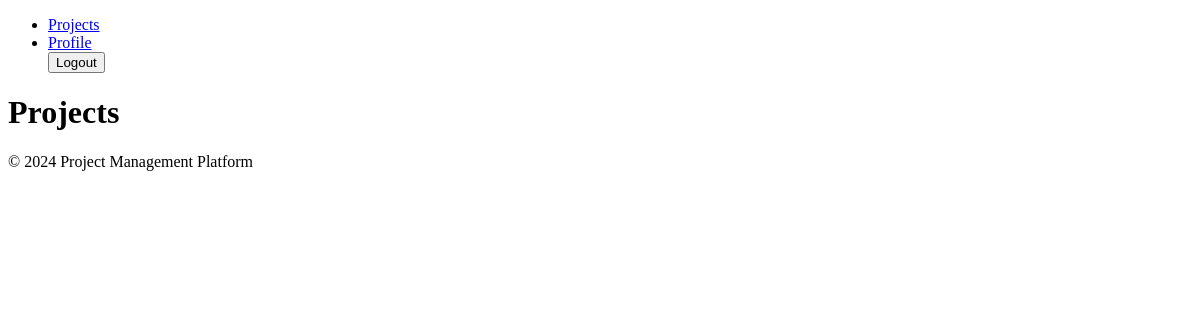
The app's page / (signed in), older data.
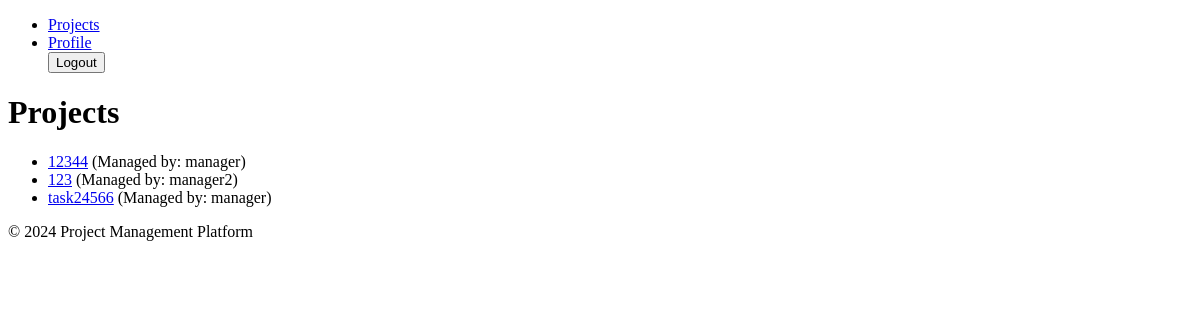
The same page, newer data.
### project_management/models.py (models this page shows)
class Project(models.Model):
    title = models.CharField(max_length=255)
    manager = models.ForeignKey(
        User, on_delete=models.CASCADE, related_name="managed_projects"
    )
    users = models.ManyToManyField(User, related_name="projects")
    comments = models.ManyToManyField(Comment, blank=True)
    deadline = models.DateField()
    description = models.TextField(blank=True)

class User(AbstractUser):
    ROLE_CHOICES = (
        ("Manager", "Manager"),
        ("Employee", "Employee"),
    )
    role = models.CharField(max_length=20, choices=ROLE_CHOICES)
    groups = models.ManyToManyField(
        Group,
        related_name="custom_user_set",  # уникальное имя для реверсной связи
        blank=True,
        help_text="The groups this user belongs to.",
    )
    user_permissions = models.ManyToManyField(
        Permission,
        related_name="custom_user_permissions_set",  # уникальное имя для реверсной связи
        blank=True,
        help_text="Specific permissions for this user.",
    )

### project_management/views.py (the view)
# urls.py: path("", views.project_list, name="project_list"),
@login_required
def project_list(request):
    if request.user.role == "manager" or request.user.is_staff:
        projects = Project.objects.all()  # Менеджеры и staff видят все проекты
    else:
        projects = Project.objects.filter(
            users=request.user
        )  # Пользователи видят только те проекты, в которых состоят
    return render(request, "project_list.html", {"projects": projects})

### project_management/templates/project_list.html (shortened to what this page needs)
{% extends 'base.html' %}
{% block content %}
  <head>
  </head>
  <body>
    <h1>Projects</h1>
    <ul>
      {% for project in projects %}
      <li>
        <a href="{% url 'project_detail' project.id %}">{{ project.title }}</a>
        (Managed by: {{ project.manager.username }})
      </li>
      {% endfor %}
    </ul>
  </body>
{% endblock %}

### project_management/templates/base.html (shortened to what this page needs)
<!DOCTYPE html>
<html lang="en">
  <head>
  </head>
  <body>
    <header>
      <nav>
        <ul>
          <li><a href="{% url 'project_list' %}">Projects</a></li>
          {% if user.is_authenticated %}
          <li><a href="{% url 'profile' %}">Profile</a></li>
          <form action="{% url 'logout' %}" method="POST">
            <button type="submit">Logout</button>
          </form>
          {% else %}
          <li><a href="{% url 'login' %}">Login</a></li>
          <li><a href="{% url 'register' %}">Register</a></li>
          {% endif %}
        </ul>
      </nav>
    </header>
    <main>{% block content %}{% endblock %}</main>
    <footer>
      <p>&copy; 2024 Project Management Platform</p>
    </footer>
  </body>
</html>

Row changes from the older to the newer data that the page shows:
added Project: title "12344", manager.username "manager"
added Project: title "123", manager.username "manager2"
added Project: title "task24566", manager.username "manager"
